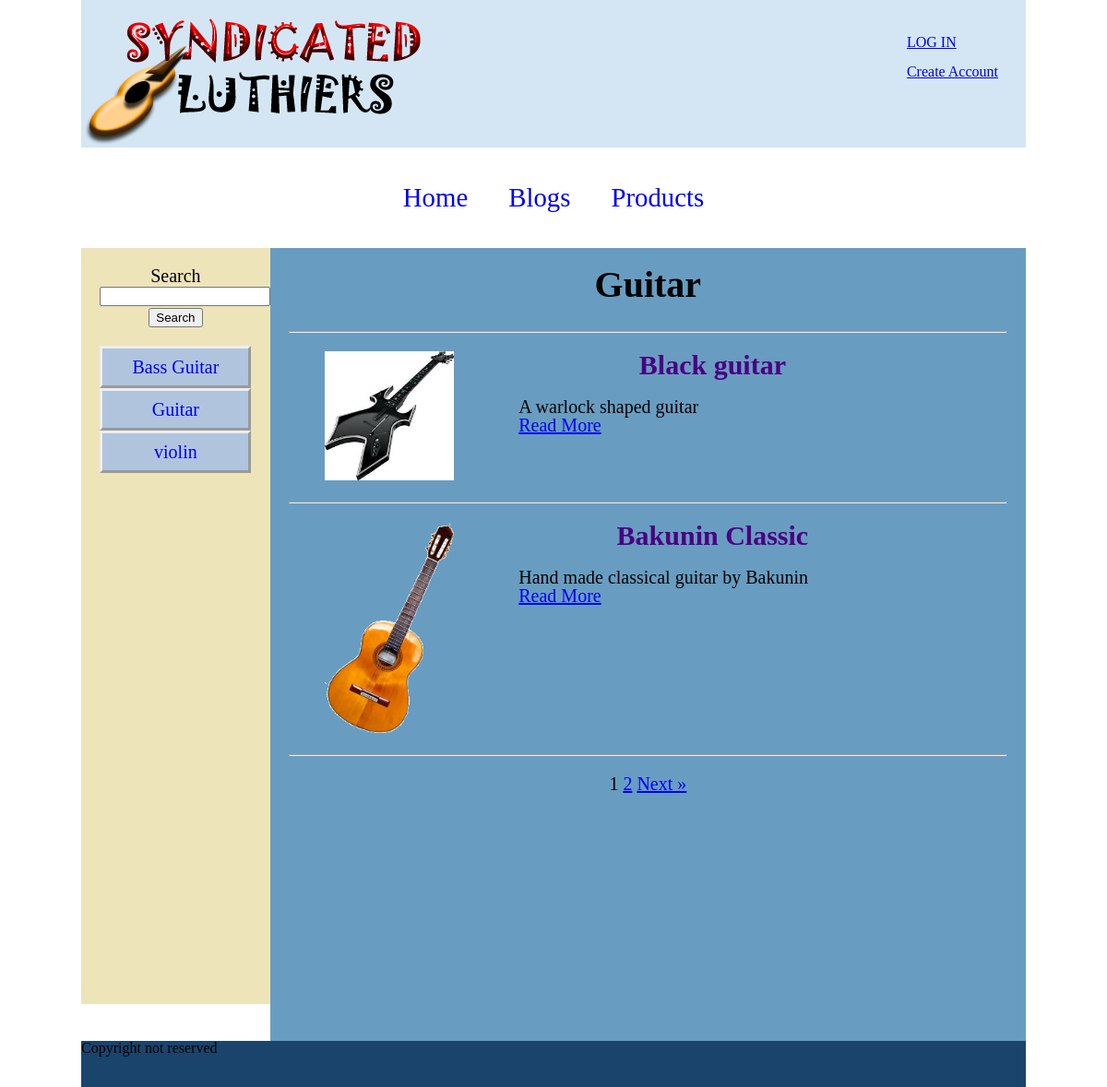
/product_cat.php?id=2, run on the app's committed database.
### tables this page shows
CREATE TABLE IF NOT EXISTS `categories` (
  `cat_id` smallint(3) NOT NULL,
  `cat_name` varchar(30) NOT NULL
);

CREATE TABLE IF NOT EXISTS `pages` (
  `page_id` int(5) NOT NULL,
  `page_name` varchar(30) NOT NULL,
  `page_desc` varchar(300) NOT NULL,
  `page_content` text NOT NULL,
  `page_type` varchar(20) NOT NULL,
  `home_page` varchar(10) NOT NULL,
  `cat_id` smallint(3) NOT NULL
);

CREATE TABLE IF NOT EXISTS `images` (
  `image_id` int(5) NOT NULL,
  `file_name` varchar(30) NOT NULL,
  `file_size` int(9) NOT NULL,
  `file_type` varchar(30) NOT NULL,
  `page_id` int(5) NOT NULL
);

### includes/models/category.php (called while the page is built, shortened)
<?php
class Category {
	protected $data = array();
	public function __set($name, $value)
    {
        $this->data[$name] = $value;
    }
    public function __get($name)
    {
        if (isset($this->data[$name])) {
            return $this->data[$name];
        } else {
            return false;
        }
    }
	public static function find_all_cat($db) {
		$sql  = "SELECT * ";
		$sql .= "FROM categories ";
		$sql .= "ORDER BY cat_name ASC";
		$category_set = $db->query($sql);
		return $category_set;
	}
	public static function get_cat($db, $id) {
	    $sql  = "SELECT * ";
		$sql .= "FROM categories ";
		$sql .= "Where cat_id = {$id} ";
		$sql .= "LIMIT 1 ";
		try {
			$result = $db->query($sql);
			if (!$result) {
			    throw new database_exception ( 	"Database query failed: "  );
			} else {
				return $result->fetch_object('Category', array($id));
			}
		}
		catch ( database_exception $e) {
		    echo $e . "<br/>";
			echo $e->clean_up();
		}
	}
}
?>

### includes/models/database.php (called while the page is built, shortened)
<?php
class MySql_database {
	private $mysqli;
	public function open_connection() {
		try {
			@ $this->mysqli = new mysqli(DB_SERVER, DB_USER, DB_PASSWORD, DB_NAME);
		}
		catch ( database_exception $e) {
			echo $e . "<br/>";
			echo $e->clean_up();
		}
	}
	public function query($sql) {
		$result = $this->mysqli->query($sql);
		return $result;
	}
	public function fetch_assoc_array($result_set) {
		return $result_set->fetch_assoc();
	}
}
?>

### includes/models/page.php (called while the page is built, shortened)
<?php
class Page {
	public static function total_products_by_cat($db,$cat_id) {
	    $sql  = "SELECT count(*) ";
		$sql .= "FROM pages ";
		$sql .= "Where cat_id = {$cat_id} ";
		$result_set = $db->query($sql);
		$row = $db->fetch_assoc_array($result_set);
		return array_shift($row);
	}
}
?>

### includes/models/pagination.php (called while the page is built, shortened)
<?php
class Pagination {
  public $current_page;
  public $per_page;
  public $total_count;
  public function __construct($page=1, $per_page=20, $total_count=0){
  	$this->current_page = (int)$page;
    $this->per_page = (int)$per_page;
    $this->total_count = (int)$total_count;
  }
  public function offset() {
    return ($this->current_page - 1) * $this->per_page;
  }
  public function total_pages() {
    return ceil($this->total_count/$this->per_page);
	}
  public function next_page() {
    return $this->current_page + 1;
  }
	public function has_next_page() {
		return $this->next_page() <= $this->total_pages() ? true : false;
	}
}
?>

### includes/models/image.php (called while the page is built, shortened)
<?php
class Image {
	public static function get_page_image ($db, $page_id ) {
	    $sql  = "SELECT file_name ";
		$sql .= "FROM images ";
		$sql .= "Where page_id = {$page_id} ";
		$image_set = $db->query($sql);
		if($image = $db->fetch_assoc_array($image_set)) {
		    return $image["file_name"];
		}
		else {
		   return false;
		}
	}
}
?>

### product_cat.php (the view, shortened to what this page needs)
<?php include("includes/header.php"); ?>
<?php
    $db = new MySql_database();
    $cat_id = $_GET["id"];
	$page = !empty($_GET['page']) ? (int)$_GET['page'] : 1;
	$products_per_page = 2;
	$total_products = Page::total_products_by_cat($db,$cat_id);
	$pagination = new Pagination($page, $products_per_page, $total_products);
	$sql = "SELECT * FROM pages ";
	$sql .= "Where page_type = 'product_page' AND home_page = 'false' AND cat_id = {$cat_id} ";
	$sql .= "LIMIT {$products_per_page} ";
	$sql .= "OFFSET {$pagination->offset()}";
	@ $product_pages = $db->query($sql);
?>
<div id="wrapper">
	<?php include("includes/user_header.php"); ?>
	<div id="content" class="clearfix">
		<?php include("includes/top_nav.php"); ?>
		<?php include("includes/left_column.php"); ?>
		<div id="main_content">
			<?php if (isset ($message)) {
			    echo $message;
			} else {
			    $category = Category::get_cat($db, $cat_id);
			?>
			<h2><?php echo $category->cat_name ?></h2>
			<hr/>
			<?php
			    while ($product = $db->fetch_assoc_array($product_pages)) {  ?>
			<div class="page_row clearfix" >
				<div class="page_images">
				    <?php if($image_filename = Image::get_page_image($db, $product["page_id"])) { ?>
						<img src="uploads/images/<?php echo $image_filename  ?>" alt="home_page_image" />
                    <?php } ?>
				</div>
				<div class="page_desc">
				    <h3><?php echo $product["page_name"]; ?></h3>
					<p><?php echo $product["page_desc"]; ?></p>
					<p><a href="single_product.php?id=<?php echo urlencode($product['page_id']); ?>">Read More</a></p>
				</div>
			</div>
			<hr/>
            <?php
			    } }
			?>
			<div id="pagination" style="clear: both;">
				<?php
					if($pagination->total_pages() > 1) {
						for($i=1; $i <= $pagination->total_pages(); $i++) {
							if($i == $page) {
								echo " <span class=\"selected\">{$i}</span> ";
							} else {
								echo " <a href=\"product_cat.php?id={$cat_id}&page={$i}\">{$i}</a> ";
							}
						}
						if($pagination->has_next_page()) {
							echo " <a href=\"product_cat.php?id={$cat_id}&page=";
							echo $pagination->next_page();
							echo "\">Next &raquo;</a> ";
					}
					}
				?>
			</div>
		</div>
	</div>
<?php include("includes/footer.php"); ?>

### includes/left_column.php
<div id="left_column">
     <div id="search_box">
	    <form action="search.php" method="POST">
			<p><label for="search">Search </label></p>
			<p><input type="text" name="search_text" id="search_input"></p>
			<p><input type="submit" name="submit" value="Search"></p>
		</form>
	 </div>
	 <div id="left_nav">
		<?php
			$category_set = Category::find_all_cat($db);
			while($category = $db->fetch_assoc_array($category_set)) {
		?>
		<ul>
			<li><a href="product_cat.php?id=<?php echo $category["cat_id"]  ?>"><?php echo $category["cat_name"]  ?></a></li>
		</ul>
		<?php } ?>
	</div>
</div>

### css/main.css (style rules this page uses)
.clearfix:before,.clearfix:after { content:""; display:table; }
.clearfix:after { clear:both; }
#wrapper { width: 1024px; margin: 0 auto; }
#content { min-height: 800px; }
#left_column { float: left; width: 16%; background-color: #EEE4B9; font-size: 20px; padding-left: 2%; padding-right: 2%; padding-top: 2%; min-height: 800px; }
#main_content { float: left; width: 76%; font-size: 20px; background-color: #689DC1; padding-left: 2%; padding-right: 2%; padding-top: 2%; min-height: 800px; }
#search_box { margin-bottom: 20px; text-align: center; }
#main_content { padding-bottom: 40px; }
#main_content h2 { text-align: center; margin-bottom: 30px; font-size: 2em; font-weight: bold; }
#left_nav ul li { background-color: #B0C4DE; border-style: outset; border-width: 3px; padding: 10px; text-align: center; }
#left_nav ul li a { text-decoration: none; }
.page_row { margin-top: 20px; margin-bottom: 20px; padding-left: 5%; padding-right: 5%; }
.page_images { float: left; width: 20%; padding-right: 10%; }
.page_images img { max-width: 100%; }
.page_desc h3 { color: #4B0082; margin-bottom: 20px; font-size: 1.5em; font-weight: bold; text-align: center; }
.page_desc { float: left; width: 60% }
#pagination { text-align: center; margin-top: 20px; }

### data on the page
categories: cat_name "Bass Guitar"
categories: cat_name "Guitar"
categories: cat_name "violin"
pages: page_id.file_name (picture), page_name "Black guitar", page_desc "A warlock shaped guitar"
pages: page_id.file_name (picture), page_name "Bakunin Classic", page_desc "Hand made classical guitar by Bakunin"
